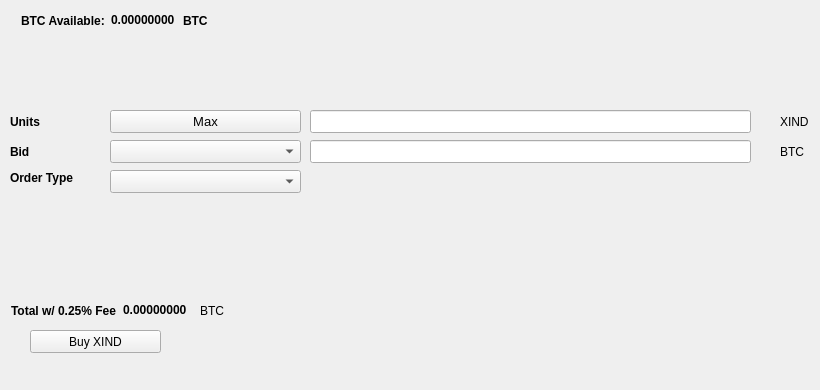
   <widget class="QWidget" name="BuyTab">
    <attribute name="title">
     <string>Buy</string>
    </attribute>
    <widget class="QPushButton" name="BuyXIND">
     <property name="geometry">
      <rect>
       <x>30</x>
       <y>330</y>
       <width>131</width>
       <height>23</height>
      </rect>
     </property>
     <property name="text">
      <string>Buy XIND</string>
     </property>
     <property name="icon">
      <iconset resource="../indinode.qrc">
       <normaloff>:/icons/bitcoin</normaloff>:/icons/bitcoin</iconset>
     </property>
    </widget>
    <widget class="QLabel" name="label_3">
     <property name="geometry">
      <rect>
       <x>10</x>
       <y>110</y>
       <width>46</width>
       <height>23</height>
      </rect>
     </property>
     <property name="font">
      <font>
       <weight>75</weight>
       <bold>true</bold>
      </font>
     </property>
     <property name="text">
      <string>Units</string>
     </property>
    </widget>
    <widget class="QLineEdit" name="UnitsInput">
     <property name="geometry">
      <rect>
       <x>310</x>
       <y>110</y>
       <width>441</width>
       <height>23</height>
      </rect>
     </property>
     <property name="font">
      <font>
       <pointsize>9</pointsize>
       <weight>75</weight>
       <bold>true</bold>
      </font>
     </property>
    </widget>
    <widget class="QLineEdit" name="BuyBidPriceEdit">
     <property name="geometry">
      <rect>
       <x>310</x>
       <y>140</y>
       <width>441</width>
       <height>23</height>
      </rect>
     </property>
     <property name="font">
      <font>
       <pointsize>9</pointsize>
       <weight>75</weight>
       <bold>true</bold>
      </font>
     </property>
    </widget>
    <widget class="QLabel" name="label_4">
     <property name="geometry">
      <rect>
       <x>780</x>
       <y>110</y>
       <width>31</width>
       <height>23</height>
      </rect>
     </property>
     <property name="text">
      <string>XIND</string>
     </property>
    </widget>
    <widget class="QLabel" name="label_5">
     <property name="geometry">
      <rect>
       <x>780</x>
       <y>140</y>
       <width>31</width>
       <height>23</height>
      </rect>
     </property>
     <property name="text">
      <string>BTC</string>
     </property>
    </widget>
    <widget class="QLabel" name="label_6">
     <property name="geometry">
      <rect>
       <x>10</x>
       <y>140</y>
       <width>46</width>
       <height>23</height>
      </rect>
     </property>
     <property name="font">
      <font>
       <weight>75</weight>
       <bold>true</bold>
      </font>
     </property>
     <property name="text">
      <string>Bid</string>
     </property>
    </widget>
    <widget class="QLabel" name="label_7">
     <property name="geometry">
      <rect>
       <x>10</x>
       <y>170</y>
       <width>91</width>
       <height>16</height>
      </rect>
     </property>
     <property name="font">
      <font>
       <weight>75</weight>
       <bold>true</bold>
      </font>
     </property>
     <property name="text">
      <string>Order Type</string>
     </property>
    </widget>
    <widget class="QPushButton" name="Buy_Max_Amount">
     <property name="geometry">
      <rect>
       <x>110</x>
       <y>110</y>
       <width>191</width>
       <height>23</height>
      </rect>
     </property>
     <property name="font">
      <font>
       <pointsize>10</pointsize>
      </font>
     </property>
     <property name="text">
      <string>Max</string>
     </property>
    </widget>
    <widget class="QComboBox" name="BuyBidcomboBox">
     <property name="geometry">
      <rect>
       <x>110</x>
       <y>140</y>
       <width>191</width>
       <height>23</height>
      </rect>
     </property>
     <property name="font">
      <font>
       <pointsize>10</pointsize>
      </font>
     </property>
    </widget>
    <widget class="QComboBox" name="buyOrdertypeCombo">
     <property name="geometry">
      <rect>
       <x>110</x>
       <y>170</y>
       <width>191</width>
       <height>23</height>
      </rect>
     </property>
     <property name="font">
      <font>
       <pointsize>10</pointsize>
      </font>
     </property>
    </widget>
    <widget class="QWidget" name="layoutWidget1">
     <property name="geometry">
      <rect>
       <x>21</x>
       <y>11</y>
       <width>227</width>
       <height>19</height>
      </rect>
     </property>
     <layout class="QHBoxLayout" name="horizontalLayout_3">
      <item>
       <widget class="QLabel" name="label232">
        <property name="font">
         <font>
          <weight>75</weight>
          <bold>true</bold>
         </font>
        </property>
        <property name="text">
         <string>BTC Available:</string>
        </property>
       </widget>
      </item>
      <item>
       <widget class="QLabel" name="BtcAvailableLbl">
        <property name="palette">
         <palette>
          <active>
           <colorrole role="WindowText">
            <brush brushstyle="SolidPattern">
             <color alpha="255">
              <red>0</red>
              <green>0</green>
              <blue>0</blue>
             </color>
            </brush>
           </colorrole>
           <colorrole role="Button">
            <brush brushstyle="SolidPattern">
             <color alpha="255">
              <red>0</red>
              <green>170</green>
              <blue>0</blue>
             </color>
            </brush>
           </colorrole>
           <colorrole role="Light">
            <brush brushstyle="SolidPattern">
             <color alpha="255">
              <red>0</red>
              <green>255</green>
              <blue>0</blue>
             </color>
            </brush>
           </colorrole>
           <colorrole role="Midlight">
            <brush brushstyle="SolidPattern">
             <color alpha="255">
              <red>0</red>
              <green>212</green>
              <blue>0</blue>
             </color>
            </brush>
           </colorrole>
           <colorrole role="Dark">
            <brush brushstyle="SolidPattern">
             <color alpha="255">
              <red>0</red>
              <green>85</green>
              <blue>0</blue>
             </color>
            </brush>
           </colorrole>
           <colorrole role="Mid">
            <brush brushstyle="SolidPattern">
             <color alpha="255">
              <red>0</red>
              <green>113</green>
              <blue>0</blue>
             </color>
            </brush>
           </colorrole>
           <colorrole role="Text">
            <brush brushstyle="SolidPattern">
             <color alpha="255">
              <red>0</red>
              <green>170</green>
              <blue>0</blue>
             </color>
            </brush>
           </colorrole>
           <colorrole role="BrightText">
            <brush brushstyle="SolidPattern">
             <color alpha="255">
              <red>255</red>
              <green>255</green>
              <blue>255</blue>
             </color>
            </brush>
           </colorrole>
           <colorrole role="ButtonText">
            <brush brushstyle="SolidPattern">
             <color alpha="255">
              <red>0</red>
              <green>0</green>
              <blue>0</blue>
             </color>
            </brush>
           </colorrole>
           <colorrole role="Base">
            <brush brushstyle="SolidPattern">
             <color alpha="255">
              <red>255</red>
              <green>255</green>
              <blue>255</blue>
             </color>
            </brush>
           </colorrole>
           <colorrole role="Window">
            <brush brushstyle="SolidPattern">
             <color alpha="255">
              <red>0</red>
              <green>170</green>
              <blue>0</blue>
             </color>
            </brush>
           </colorrole>
           <colorrole role="Shadow">
            <brush brushstyle="SolidPattern">
             <color alpha="255">
              <red>0</red>
              <green>0</green>
              <blue>0</blue>
             </color>
            </brush>
           </colorrole>
           <colorrole role="AlternateBase">
            <brush brushstyle="SolidPattern">
             <color alpha="255">
              <red>127</red>
              <green>212</green>
              <blue>127</blue>
             </color>
            </brush>
           </colorrole>
           <colorrole role="ToolTipBase">
            <brush brushstyle="SolidPattern">
             <color alpha="255">
              <red>255</red>
              <green>255</green>
              <blue>220</blue>
             </color>
            </brush>
           </colorrole>
           <colorrole role="ToolTipText">
            <brush brushstyle="SolidPattern">
             <color alpha="255">
              <red>0</red>
              <green>0</green>
              <blue>0</blue>
             </color>
            </brush>
           </colorrole>
          </active>
          <inactive>
           <colorrole role="WindowText">
            <brush brushstyle="SolidPattern">
             <color alpha="255">
              <red>0</red>
              <green>0</green>
              <blue>0</blue>
             </color>
            </brush>
           </colorrole>
           <colorrole role="Button">
            <brush brushstyle="SolidPattern">
             <color alpha="255">
              <red>0</red>
              <green>170</green>
              <blue>0</blue>
             </color>
            </brush>
           </colorrole>
           <colorrole role="Light">
            <brush brushstyle="SolidPattern">
             <color alpha="255">
              <red>0</red>
              <green>255</green>
              <blue>0</blue>
             </color>
            </brush>
           </colorrole>
           <colorrole role="Midlight">
            <brush brushstyle="SolidPattern">
             <color alpha="255">
              <red>0</red>
              <green>212</green>
              <blue>0</blue>
             </color>
            </brush>
           </colorrole>
           <colorrole role="Dark">
            <brush brushstyle="SolidPattern">
             <color alpha="255">
              <red>0</red>
              <green>85</green>
              <blue>0</blue>
             </color>
            </brush>
           </colorrole>
           <colorrole role="Mid">
            <brush brushstyle="SolidPattern">
             <color alpha="255">
              <red>0</red>
              <green>113</green>
              <blue>0</blue>
             </color>
            </brush>
           </colorrole>
           <colorrole role="Text">
            <brush brushstyle="SolidPattern">
             <color alpha="255">
              <red>0</red>
              <green>170</green>
              <blue>0</blue>
             </color>
            </brush>
           </colorrole>
           <colorrole role="BrightText">
            <brush brushstyle="SolidPattern">
             <color alpha="255">
              <red>255</red>
              <green>255</green>
              <blue>255</blue>
             </color>
            </brush>
           </colorrole>
           <colorrole role="ButtonText">
            <brush brushstyle="SolidPattern">
             <color alpha="255">
              <red>0</red>
              <green>0</green>
              <blue>0</blue>
             </color>
            </brush>
           </colorrole>
           <colorrole role="Base">
            <brush brushstyle="SolidPattern">
             <color alpha="255">
              <red>255</red>
              <green>255</green>
              <blue>255</blue>
             </color>
            </brush>
           </colorrole>
           <colorrole role="Window">
            <brush brushstyle="SolidPattern">
             <color alpha="255">
              <red>0</red>
              <green>170</green>
              <blue>0</blue>
             </color>
            </brush>
           </colorrole>
           <colorrole role="Shadow">
            <brush brushstyle="SolidPattern">
             <color alpha="255">
              <red>0</red>
              <green>0</green>
              <blue>0</blue>
             </color>
            </brush>
           </colorrole>
           <colorrole role="AlternateBase">
            <brush brushstyle="SolidPattern">
             <color alpha="255">
              <red>127</red>
              <green>212</green>
              <blue>127</blue>
             </color>
            </brush>
           </colorrole>
           <colorrole role="ToolTipBase">
            <brush brushstyle="SolidPattern">
             <color alpha="255">
              <red>255</red>
              <green>255</green>
              <blue>220</blue>
             </color>
            </brush>
           </colorrole>
           <colorrole role="ToolTipText">
            <brush brushstyle="SolidPattern">
             <color alpha="255">
              <red>0</red>
              <green>0</green>
              <blue>0</blue>
             </color>
            </brush>
           </colorrole>
          </inactive>
          <disabled>
           <colorrole role="WindowText">
            <brush brushstyle="SolidPattern">
             <color alpha="255">
              <red>0</red>
              <green>85</green>
              <blue>0</blue>
             </color>
            </brush>
           </colorrole>
           <colorrole role="Button">
            <brush brushstyle="SolidPattern">
             <color alpha="255">
              <red>0</red>
              <green>170</green>
              <blue>0</blue>
             </color>
            </brush>
           </colorrole>
           <colorrole role="Light">
            <brush brushstyle="SolidPattern">
             <color alpha="255">
              <red>0</red>
              <green>255</green>
              <blue>0</blue>
             </color>
            </brush>
           </colorrole>
           <colorrole role="Midlight">
            <brush brushstyle="SolidPattern">
             <color alpha="255">
              <red>0</red>
              <green>212</green>
              <blue>0</blue>
             </color>
            </brush>
           </colorrole>
           <colorrole role="Dark">
            <brush brushstyle="SolidPattern">
             <color alpha="255">
              <red>0</red>
              <green>85</green>
              <blue>0</blue>
             </color>
            </brush>
           </colorrole>
           <colorrole role="Mid">
            <brush brushstyle="SolidPattern">
             <color alpha="255">
              <red>0</red>
              <green>113</green>
              <blue>0</blue>
             </color>
            </brush>
           </colorrole>
           <colorrole role="Text">
            <brush brushstyle="SolidPattern">
             <color alpha="255">
              <red>0</red>
              <green>85</green>
              <blue>0</blue>
             </color>
            </brush>
           </colorrole>
           <colorrole role="BrightText">
            <brush brushstyle="SolidPattern">
             <color alpha="255">
              <red>255</red>
              <green>255</green>
              <blue>255</blue>
             </color>
            </brush>
           </colorrole>
           <colorrole role="ButtonText">
            <brush brushstyle="SolidPattern">
             <color alpha="255">
              <red>0</red>
              <green>85</green>
              <blue>0</blue>
             </color>
            </brush>
           </colorrole>
           <colorrole role="Base">
            <brush brushstyle="SolidPattern">
             <color alpha="255">
              <red>0</red>
              <green>170</green>
              <blue>0</blue>
             </color>
            </brush>
           </colorrole>
           <colorrole role="Window">
            <brush brushstyle="SolidPattern">
             <color alpha="255">
              <red>0</red>
              <green>170</green>
              <blue>0</blue>
             </color>
            </brush>
           </colorrole>
           <colorrole role="Shadow">
            <brush brushstyle="SolidPattern">
             <color alpha="255">
              <red>0</red>
              <green>0</green>
              <blue>0</blue>
             </color>
            </brush>
           </colorrole>
           <colorrole role="AlternateBase">
            <brush brushstyle="SolidPattern">
             <color alpha="255">
              <red>0</red>
              <green>170</green>
              <blue>0</blue>
             </color>
            </brush>
           </colorrole>
           <colorrole role="ToolTipBase">
            <brush brushstyle="SolidPattern">
             <color alpha="255">
              <red>255</red>
              <green>255</green>
              <blue>220</blue>
             </color>
            </brush>
           </colorrole>
           <colorrole role="ToolTipText">
            <brush brushstyle="SolidPattern">
             <color alpha="255">
              <red>0</red>
              <green>0</green>
              <blue>0</blue>
             </color>
            </brush>
           </colorrole>
          </disabled>
         </palette>
        </property>
        <property name="font">
         <font>
          <weight>75</weight>
          <bold>true</bold>
         </font>
        </property>
        <property name="text">
         <string>0.00000000</string>
        </property>
        <property name="textInteractionFlags">
         <set>Qt::LinksAccessibleByMouse|Qt::TextSelectableByKeyboard|Qt::TextSelectableByMouse</set>
        </property>
       </widget>
      </item>
      <item>
       <widget class="QLabel" name="BtcAvailableLbl_2">
        <property name="font">
         <font>
          <weight>75</weight>
          <bold>true</bold>
         </font>
        </property>
        <property name="text">
         <string>BTC</string>
        </property>
       </widget>
      </item>
     </layout>
    </widget>
    <widget class="QWidget" name="layoutWidge2">
     <property name="geometry">
      <rect>
       <x>11</x>
       <y>301</y>
       <width>259</width>
       <height>19</height>
      </rect>
     </property>
     <layout class="QHBoxLayout" name="horizontalLayout_4">
      <item>
       <widget class="QLabel" name="label_9">
        <property name="font">
         <font>
          <weight>75</weight>
          <bold>true</bold>
         </font>
        </property>
        <property name="text">
         <string>Total w/ 0.25% Fee</string>
        </property>
       </widget>
      </item>
      <item>
       <widget class="QLabel" name="BuyCostLabel">
        <property name="palette">
         <palette>
          <active>
           <colorrole role="WindowText">
            <brush brushstyle="SolidPattern">
             <color alpha="255">
              <red>0</red>
              <green>0</green>
              <blue>0</blue>
             </color>
            </brush>
           </colorrole>
           <colorrole role="Button">
            <brush brushstyle="SolidPattern">
             <color alpha="255">
              <red>0</red>
              <green>170</green>
              <blue>0</blue>
             </color>
            </brush>
           </colorrole>
           <colorrole role="Light">
            <brush brushstyle="SolidPattern">
             <color alpha="255">
              <red>0</red>
              <green>255</green>
              <blue>0</blue>
             </color>
            </brush>
           </colorrole>
           <colorrole role="Midlight">
            <brush brushstyle="SolidPattern">
             <color alpha="255">
              <red>0</red>
              <green>212</green>
              <blue>0</blue>
             </color>
            </brush>
           </colorrole>
           <colorrole role="Dark">
            <brush brushstyle="SolidPattern">
             <color alpha="255">
              <red>0</red>
              <green>85</green>
              <blue>0</blue>
             </color>
            </brush>
           </colorrole>
           <colorrole role="Mid">
            <brush brushstyle="SolidPattern">
             <color alpha="255">
              <red>0</red>
              <green>113</green>
              <blue>0</blue>
             </color>
            </brush>
           </colorrole>
           <colorrole role="Text">
            <brush brushstyle="SolidPattern">
             <color alpha="255">
              <red>0</red>
              <green>170</green>
              <blue>0</blue>
             </color>
            </brush>
           </colorrole>
           <colorrole role="BrightText">
            <brush brushstyle="SolidPattern">
             <color alpha="255">
              <red>255</red>
              <green>255</green>
              <blue>255</blue>
             </color>
            </brush>
           </colorrole>
           <colorrole role="ButtonText">
            <brush brushstyle="SolidPattern">
             <color alpha="255">
              <red>0</red>
              <green>0</green>
              <blue>0</blue>
             </color>
            </brush>
           </colorrole>
           <colorrole role="Base">
            <brush brushstyle="SolidPattern">
             <color alpha="255">
              <red>255</red>
              <green>255</green>
              <blue>255</blue>
             </color>
            </brush>
           </colorrole>
           <colorrole role="Window">
            <brush brushstyle="SolidPattern">
             <color alpha="255">
              <red>0</red>
              <green>170</green>
              <blue>0</blue>
             </color>
            </brush>
           </colorrole>
           <colorrole role="Shadow">
            <brush brushstyle="SolidPattern">
             <color alpha="255">
              <red>0</red>
              <green>0</green>
              <blue>0</blue>
             </color>
            </brush>
           </colorrole>
           <colorrole role="AlternateBase">
            <brush brushstyle="SolidPattern">
             <color alpha="255">
              <red>127</red>
              <green>212</green>
              <blue>127</blue>
             </color>
            </brush>
           </colorrole>
           <colorrole role="ToolTipBase">
            <brush brushstyle="SolidPattern">
             <color alpha="255">
              <red>255</red>
              <green>255</green>
              <blue>220</blue>
             </color>
            </brush>
           </colorrole>
           <colorrole role="ToolTipText">
            <brush brushstyle="SolidPattern">
             <color alpha="255">
              <red>0</red>
              <green>0</green>
              <blue>0</blue>
             </color>
            </brush>
           </colorrole>
          </active>
          <inactive>
           <colorrole role="WindowText">
            <brush brushstyle="SolidPattern">
             <color alpha="255">
              <red>0</red>
              <green>0</green>
              <blue>0</blue>
             </color>
            </brush>
           </colorrole>
           <colorrole role="Button">
            <brush brushstyle="SolidPattern">
             <color alpha="255">
              <red>0</red>
              <green>170</green>
              <blue>0</blue>
             </color>
            </brush>
           </colorrole>
           <colorrole role="Light">
            <brush brushstyle="SolidPattern">
             <color alpha="255">
              <red>0</red>
              <green>255</green>
              <blue>0</blue>
             </color>
            </brush>
           </colorrole>
           <colorrole role="Midlight">
            <brush brushstyle="SolidPattern">
             <color alpha="255">
              <red>0</red>
              <green>212</green>
              <blue>0</blue>
             </color>
            </brush>
           </colorrole>
           <colorrole role="Dark">
            <brush brushstyle="SolidPattern">
             <color alpha="255">
              <red>0</red>
              <green>85</green>
              <blue>0</blue>
             </color>
            </brush>
           </colorrole>
           <colorrole role="Mid">
            <brush brushstyle="SolidPattern">
             <color alpha="255">
              <red>0</red>
              <green>113</green>
              <blue>0</blue>
             </color>
            </brush>
           </colorrole>
           <colorrole role="Text">
            <brush brushstyle="SolidPattern">
             <color alpha="255">
              <red>0</red>
              <green>170</green>
              <blue>0</blue>
             </color>
            </brush>
           </colorrole>
           <colorrole role="BrightText">
            <brush brushstyle="SolidPattern">
             <color alpha="255">
              <red>255</red>
              <green>255</green>
              <blue>255</blue>
             </color>
            </brush>
           </colorrole>
           <colorrole role="ButtonText">
            <brush brushstyle="SolidPattern">
             <color alpha="255">
              <red>0</red>
              <green>0</green>
              <blue>0</blue>
             </color>
            </brush>
           </colorrole>
           <colorrole role="Base">
            <brush brushstyle="SolidPattern">
             <color alpha="255">
              <red>255</red>
              <green>255</green>
              <blue>255</blue>
             </color>
            </brush>
           </colorrole>
           <colorrole role="Window">
            <brush brushstyle="SolidPattern">
             <color alpha="255">
              <red>0</red>
              <green>170</green>
              <blue>0</blue>
             </color>
            </brush>
           </colorrole>
           <colorrole role="Shadow">
            <brush brushstyle="SolidPattern">
             <color alpha="255">
              <red>0</red>
              <green>0</green>
              <blue>0</blue>
             </color>
            </brush>
           </colorrole>
           <colorrole role="AlternateBase">
            <brush brushstyle="SolidPattern">
             <color alpha="255">
              <red>127</red>
              <green>212</green>
              <blue>127</blue>
             </color>
            </brush>
           </colorrole>
           <colorrole role="ToolTipBase">
            <brush brushstyle="SolidPattern">
             <color alpha="255">
              <red>255</red>
              <green>255</green>
              <blue>220</blue>
             </color>
            </brush>
           </colorrole>
           <colorrole role="ToolTipText">
            <brush brushstyle="SolidPattern">
             <color alpha="255">
              <red>0</red>
              <green>0</green>
              <blue>0</blue>
             </color>
            </brush>
           </colorrole>
          </inactive>
          <disabled>
           <colorrole role="WindowText">
            <brush brushstyle="SolidPattern">
             <color alpha="255">
              <red>0</red>
              <green>85</green>
              <blue>0</blue>
             </color>
            </brush>
           </colorrole>
           <colorrole role="Button">
            <brush brushstyle="SolidPattern">
             <color alpha="255">
              <red>0</red>
              <green>170</green>
              <blue>0</blue>
             </color>
            </brush>
           </colorrole>
           <colorrole role="Light">
            <brush brushstyle="SolidPattern">
             <color alpha="255">
              <red>0</red>
              <green>255</green>
              <blue>0</blue>
             </color>
            </brush>
           </colorrole>
           <colorrole role="Midlight">
            <brush brushstyle="SolidPattern">
             <color alpha="255">
              <red>0</red>
              <green>212</green>
              <blue>0</blue>
             </color>
            </brush>
           </colorrole>
           <colorrole role="Dark">
            <brush brushstyle="SolidPattern">
             <color alpha="255">
              <red>0</red>
              <green>85</green>
              <blue>0</blue>
             </color>
            </brush>
           </colorrole>
           <colorrole role="Mid">
            <brush brushstyle="SolidPattern">
             <color alpha="255">
              <red>0</red>
              <green>113</green>
              <blue>0</blue>
             </color>
            </brush>
           </colorrole>
           <colorrole role="Text">
            <brush brushstyle="SolidPattern">
             <color alpha="255">
              <red>0</red>
              <green>85</green>
              <blue>0</blue>
             </color>
            </brush>
           </colorrole>
           <colorrole role="BrightText">
            <brush brushstyle="SolidPattern">
             <color alpha="255">
              <red>255</red>
              <green>255</green>
              <blue>255</blue>
             </color>
            </brush>
           </colorrole>
           <colorrole role="ButtonText">
            <brush brushstyle="SolidPattern">
             <color alpha="255">
              <red>0</red>
              <green>85</green>
              <blue>0</blue>
             </color>
            </brush>
           </colorrole>
           <colorrole role="Base">
            <brush brushstyle="SolidPattern">
             <color alpha="255">
              <red>0</red>
              <green>170</green>
              <blue>0</blue>
             </color>
            </brush>
           </colorrole>
           <colorrole role="Window">
            <brush brushstyle="SolidPattern">
             <color alpha="255">
              <red>0</red>
              <green>170</green>
              <blue>0</blue>
             </color>
            </brush>
           </colorrole>
           <colorrole role="Shadow">
            <brush brushstyle="SolidPattern">
             <color alpha="255">
              <red>0</red>
              <green>0</green>
              <blue>0</blue>
             </color>
            </brush>
           </colorrole>
           <colorrole role="AlternateBase">
            <brush brushstyle="SolidPattern">
             <color alpha="255">
              <red>0</red>
              <green>170</green>
              <blue>0</blue>
             </color>
            </brush>
           </colorrole>
           <colorrole role="ToolTipBase">
            <brush brushstyle="SolidPattern">
             <color alpha="255">
              <red>255</red>
              <green>255</green>
              <blue>220</blue>
             </color>
            </brush>
           </colorrole>
           <colorrole role="ToolTipText">
            <brush brushstyle="SolidPattern">
             <color alpha="255">
              <red>0</red>
              <green>0</green>
              <blue>0</blue>
             </color>
            </brush>
           </colorrole>
          </disabled>
         </palette>
        </property>
        <property name="font">
         <font>
          <weight>75</weight>
          <bold>true</bold>
         </font>
        </property>
        <property name="autoFillBackground">
         <bool>false</bool>
        </property>
        <property name="text">
         <string>0.00000000</string>
        </property>
        <property name="textInteractionFlags">
         <set>Qt::LinksAccessibleByMouse|Qt::TextSelectableByMouse</set>
        </property>
       </widget>
      </item>
      <item>
       <widget class="QLabel" name="label_10">
        <property name="font">
         <font>
          <weight>50</weight>
          <bold>false</bold>
         </font>
        </property>
        <property name="text">
         <string>BTC</string>
        </property>
       </widget>
      </item>
     </layout>
    </widget>
    <widget class="QLabel" name="label_24">
     <property name="geometry">
      <rect>
       <x>460</x>
       <y>300</y>
       <width>281</width>
       <height>81</height>
      </rect>
     </property>
     <property name="text">
      <string/>
     </property>
     <property name="pixmap">
      <pixmap>:/images/bittrex</pixmap>
     </property>
    </widget>
   </widget>
